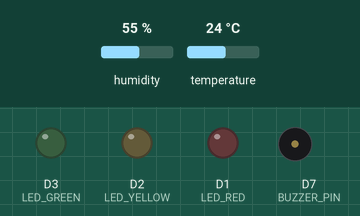
Bench run of a sketch on a simulated ESP8266 (NodeMCU). Parts: output pins drawn as LEDs (lit = HIGH), buzzer (waves = sounding, pin HIGH). The test bench sets the inputs (shaded band); at power-on: humidity 55 %, temperature 24 °C. WiFi joins after 1.5 s; servers stay silent unless stated; what the sketch prints to the serial monitor is not drawn.

Above: at 0.1 s.
At 1.6 s:
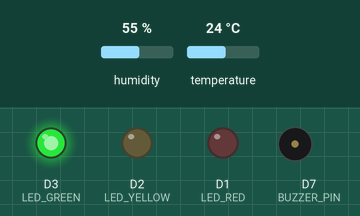
Timing chart, 0 to 3.1 s (numbered marks = the images above):
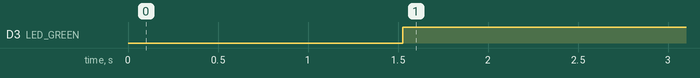

The sketch:

Posttest3.ino
```cpp
#include <ThingSpeak.h>
#include <ESP8266WiFi.h>
#include <WiFiClient.h>
#include <DHT.h>

#define DHTPIN D5
#define DHTTYPE DHT11
#define LED_RED D1
#define LED_YELLOW D2
#define LED_GREEN D3
const int BUZZER_PIN = D7;

DHT dht(DHTPIN, DHTTYPE);

unsigned long CHANNEL_ID = 2471709;
const char *ssid = "wifi.id";
const char *password = "nanti aja";
const char *thingSpeakApiKey = "MI3WRWCD5OE092UE";
WiFiClient client;

void setup() {
  Serial.begin(9600);
  dht.begin();
  pinMode(LED_RED, OUTPUT);
  pinMode(LED_GREEN, OUTPUT);
  pinMode(LED_YELLOW, OUTPUT);
  pinMode(BUZZER_PIN, OUTPUT);
  ThingSpeak.begin(client);
  WiFi.begin(ssid, password);
  while (WiFi.status() != WL_CONNECTED) {
    delay(500);
    Serial.print(".");
  }
  Serial.println("WiFi connected");
}

void loop() {
  float temperature = dht.readTemperature();

  if (isnan(temperature)) {
    Serial.println("Failed to read from DHT sensor!");
    return;
  }

  Serial.print("Temperature: ");
  Serial.println(temperature);

  // Kontrol LED berdasarkan suhu
  if (temperature < 30) {
    digitalWrite(LED_GREEN, HIGH); // Hijau
    digitalWrite(LED_YELLOW, LOW); // Hijau
    digitalWrite(LED_RED, LOW); // Hijau
    noTone(BUZZER_PIN);
  } else if (temperature >= 30 && temperature <= 36) {
    digitalWrite(LED_GREEN, LOW); // Hijau
    digitalWrite(LED_YELLOW, HIGH); // Kuning
    digitalWrite(LED_RED, LOW); // Hijau
    noTone(BUZZER_PIN);
  } else {
    digitalWrite(LED_GREEN, LOW); // Hijau
    digitalWrite(LED_YELLOW, LOW); // Kuning
    digitalWrite(LED_RED, HIGH); // Merah
    tone(BUZZER_PIN, 500);
  }

  // Kirim data suhu ke ThingSpeak
  ThingSpeak.setField(1, temperature);
  ThingSpeak.writeFields(CHANNEL_ID, thingSpeakApiKey);

  delay(15000); // Delay 0.5 detik antara pembacaan suhu
}
```

Measured:
- by itself, D3 (LED_GREEN): LOW → HIGH at 1.5 s
